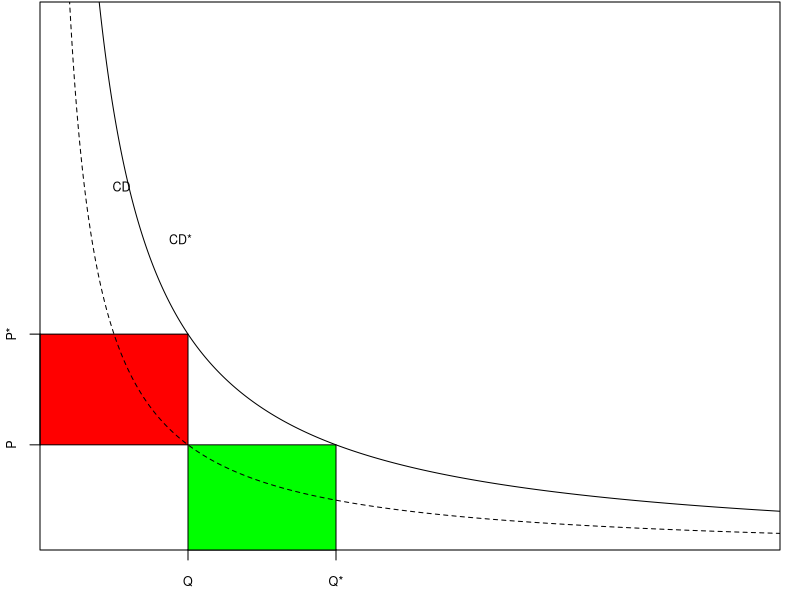

This chart was generated by the following R code:
#library(tikzDevice)
pdf("chart1.pdf", width=3, height=3, paper="special")
par(mar=c(2.5,2,0.1,1))
## just setup the axis, no curve
curve(1/x, 0, 1, xaxt="n", yaxt="n",
      xlab="", ylab="", xaxs="i", yaxs="i", type="n")

## draw the two demand curves and P and Q deltas
(function(D1,D2){
  Q1 <- 0.2
  P1 <- D1/Q1
  Q2 <- D2/P1
  P2 <- D2/Q1
  rect(0, P1, Q1, P2, col="red")
  rect(Q1, 0, Q2, P1, col="green")
  curve(D1/x, 0, 1, add=T, n=10000, lty="dashed")
  curve((D1*2)/x, 0, 1, add=T, n=10000)
  axis(1, c(Q1,Q2), labels=c("Q","Q*"), cex.axis=.75)
  axis(2, c(P1,P2), labels=c("P","P*"), cex.axis=.75)
  text(Q1*.55, D1/(Q1*.3), "CD", cex=.75)
  text(Q1*.95, D2/(Q1*.7), "CD*",cex=.75)
})(4,4*2)

dev.off()

